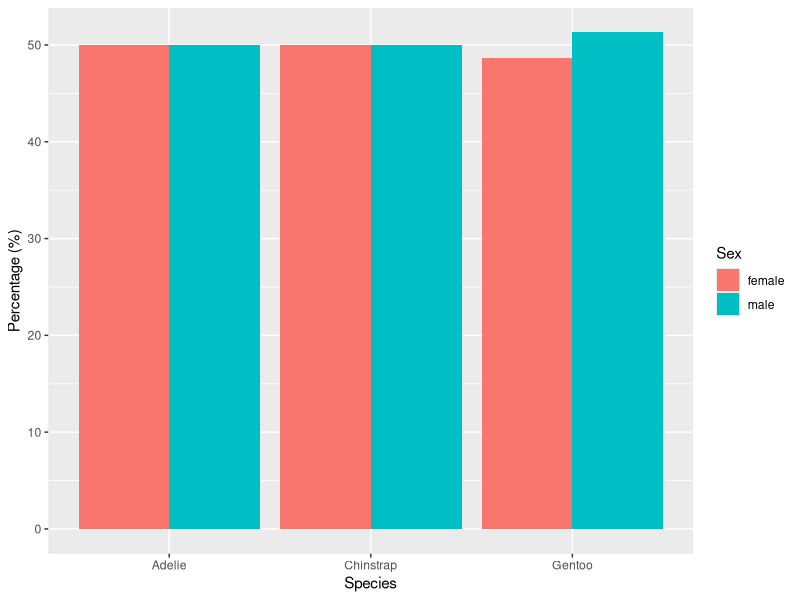

The R script that drew this image:
## ---- chunk 1
#| label: load-data-r
#| message: false

library(palmerpenguins)
library(dplyr)
library(tidyr)
library(ggplot2)

penguin_data <- penguins
head(penguin_data)
## ---- chunk 2
#| label: clean-data-r

penguin_data <- penguin_data %>%
  drop_na(species, sex) %>%
  select(species, sex)

cat("Original rows:", nrow(penguins), "\n")
cat("Rows kept:", nrow(penguin_data), "\n")
cat("Rows removed:", nrow(penguins) - nrow(penguin_data), "\n")

head(penguin_data)
## ---- chunk 3
#| label: sex-proportions

sex_summary <- penguin_data %>%
  group_by(species) %>%
  count(sex) %>%
  mutate(percent = round(n / sum(n) * 100,1)) %>%
  ungroup()

sex_summary
## ---- chunk 4
#| label: fig-sex-proportions
#| fig-cap: "Female and male percentages within each penguin species, excluding records with missing species or sex."
#| fig-width: 7
#| fig-height: 5

ggplot(sex_summary, aes(x = species, y = percent, fill = sex)) +
  geom_col(position = "dodge") +
  labs(x = "Species", y = "Percentage (%)", fill = "Sex")
